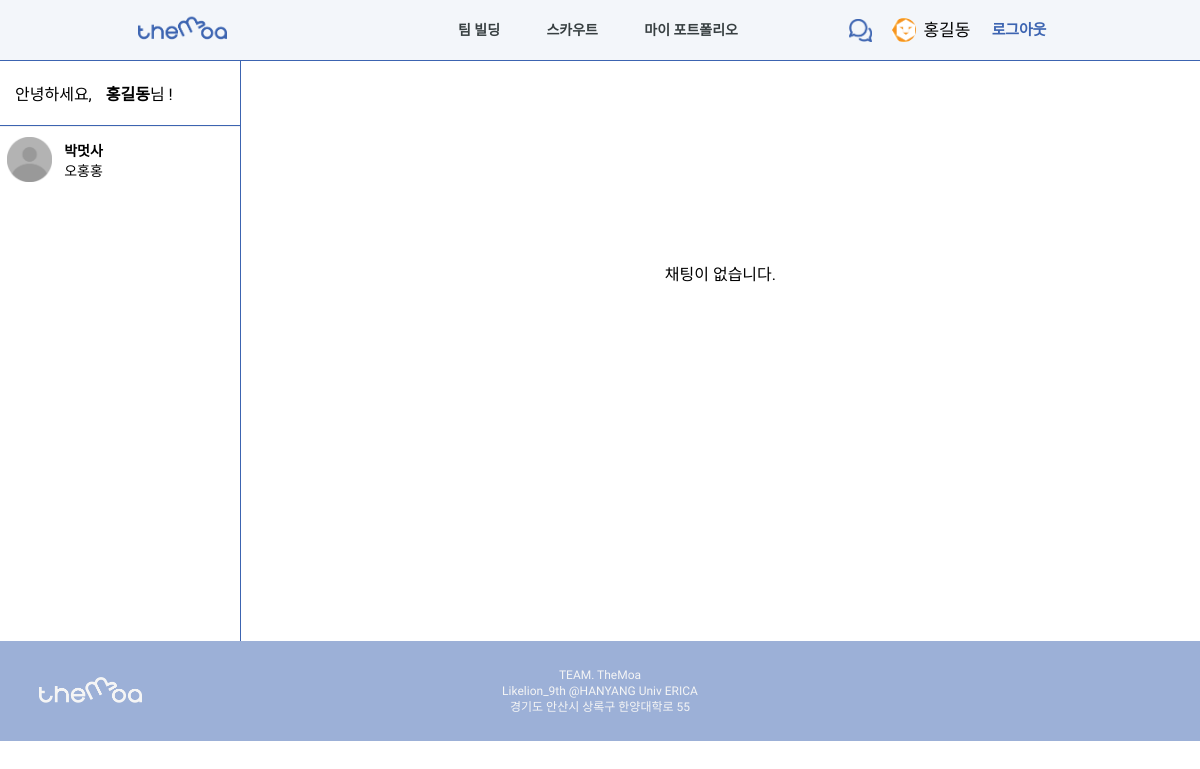
/chat/index/ (signed in), run on an earlier commit of the app's database.
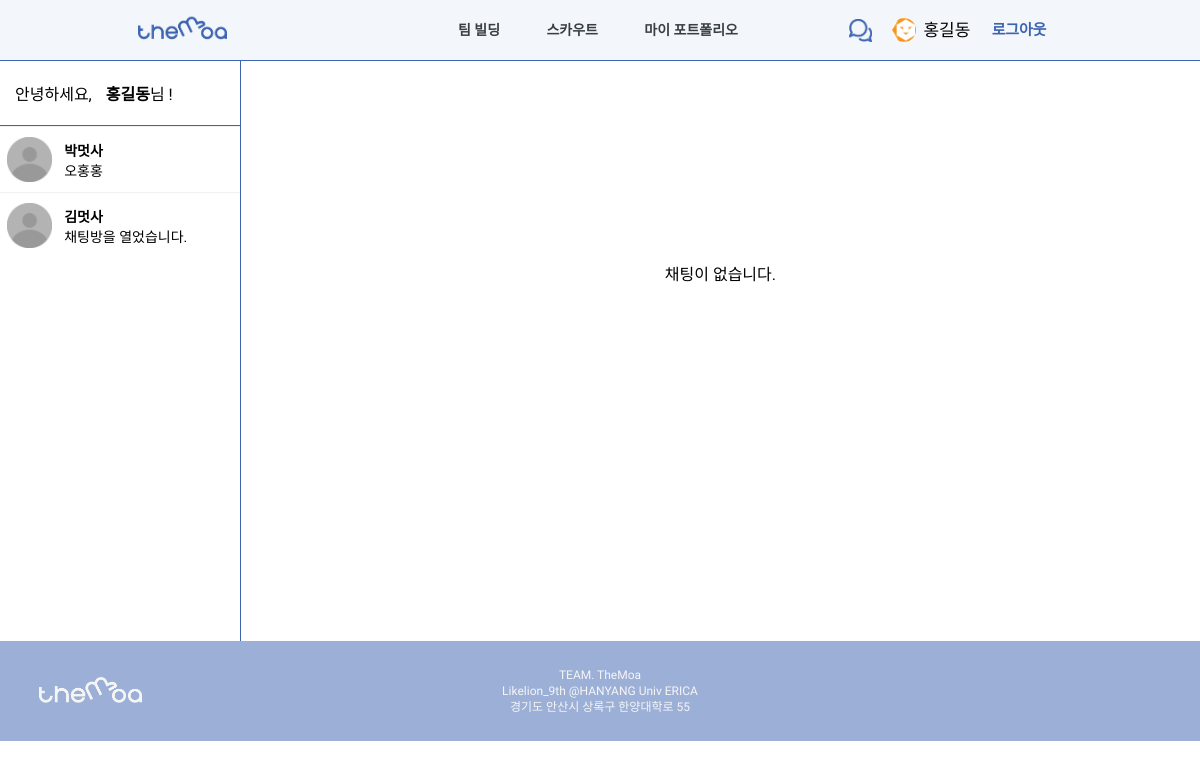
And on a later commit of the database.
### chat/models.py (models this page shows)
class ChatList(models.Model):
    title = models.CharField(max_length=200)
    first_user_id = models.CharField(max_length=300)
    second_user_id = models.CharField(max_length=300)
    chat_room_id = models.CharField(max_length=400)
    opp_name = models.CharField(max_length=200, default='')

class ChatLog(models.Model):
    chat_room_id = models.ForeignKey(ChatList, on_delete=models.CASCADE, null=True, related_name='related_chat')
    chat_user = models.ForeignKey(User, on_delete=models.CASCADE)
    chat_text = models.TextField()

### chat/views.py (the view)
# urls.py: path('index/', index, name='index'),
def index(request):
    current_user = None
    if request.user.id:
        current_user = User.objects.get(pk=request.user.id)
    chat_list = ChatList.objects.filter(
        Q(first_user_id=request.user.id) | Q(second_user_id=request.user.id)
    ).prefetch_related(
        Prefetch(
            'related_chat',
            queryset=ChatLog.objects.order_by('-id'),
            to_attr='chat_log_list'
        )
    )
    for a in chat_list:
        for str in a.title.split(', '):
            if request.user.name != str:
                a.opp_name = str
        a.recent_chat_text = a.chat_log_list[0].chat_text
    context = {
        'current_user':current_user,
        'chat_list': chat_list,
    }
    return render(request, 'chat/index.html', context)

### templates/chat/index.html (shortened to what this page needs)
{% extends '../base.html' %}
        {% load static %}
        {% block extrahead %}
        <link rel="stylesheet" href="../../../static/css/chat/chat.css">
        {% endblock %}
    {% block content %}
    <div class="back-box">
        <div class="index-box">
            <div class="top-box index">
                <div>안녕하세요, <div id="user-name">{{user.name}}</div>님 !</div>
            </div>
            {% for chat in chat_list %}
                <div class="index-item" onclick="location.href='/chat/{{chat.chat_room_id}}'">
                    <div class="chat-profile-img">
                        <img src="../../../media/profile_default.png">
                    </div>
                    <div class="chat-preview">
                        <div style="font-weight: bold;">{{chat.opp_name}}</div>
                        <div>{{chat.recent_chat_text}}</div>
                    </div>
                </div>
            {% endfor %}
        </div>
        <div class="chat-room-box">
            <div style="text-align: center; margin-top: 200px; margin-bottom: 300px;">채팅이 없습니다.</div>
        </div>
    </div>
    {% endblock %}

What changed in the data, as far as the page shows it:
added ChatList: opp_name "김멋사", recent_chat_text "채팅방을 열었습니다."
